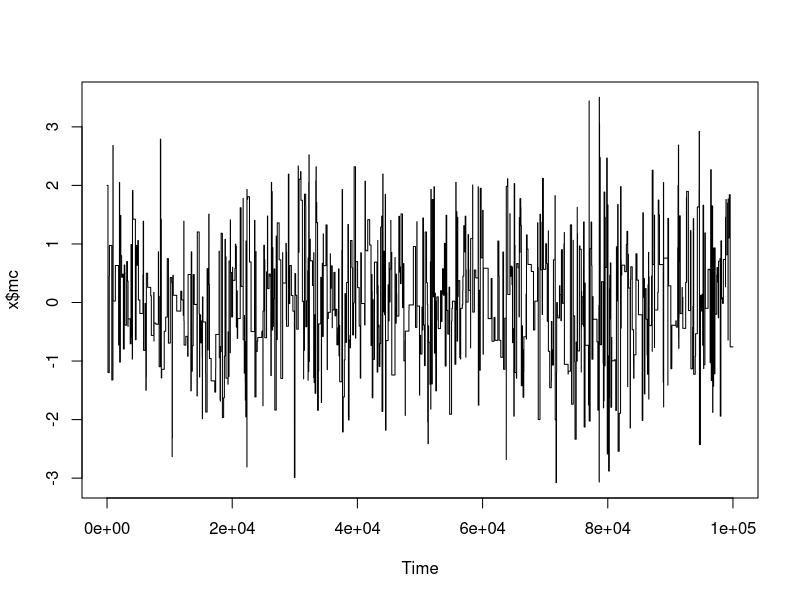
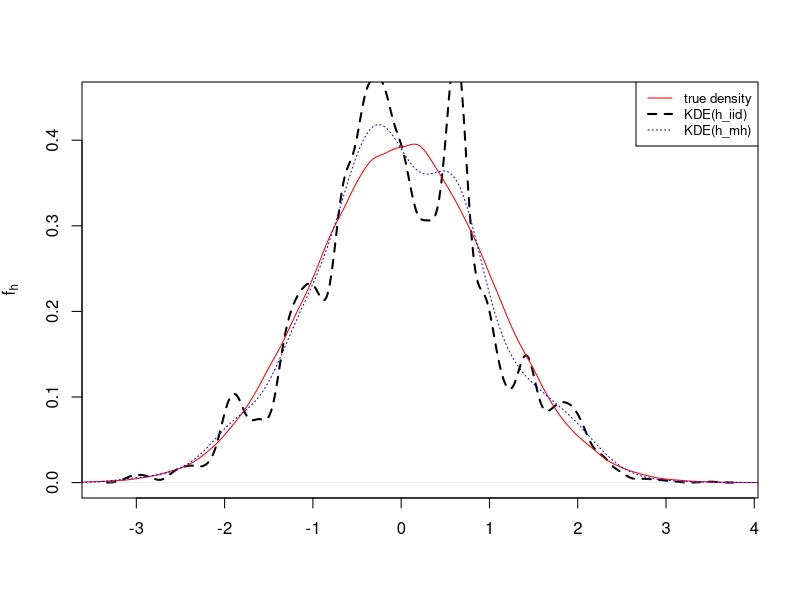

Write the R code that produced these figures, in order.
## Example for bump-killing
# target: N(0, 1)
# proposal: N(x, 100)

# h <- 0.5
## generate one sample
one_sample <- function(len = 1e5)
{
  x <- numeric(len) + 2
  prob <- numeric(len)
  for (i in 2:len)
  {
    #y <-rnorm(1, x[i-1] - h/2*eval(deriv(~log(dnorm(x)), "x[i-1]")), sqrt(h)) 
    y <- rnorm(1, 100, 100)
    if(runif(1) < dnorm(y)/dnorm(x[i-1]))
    {
      x[i] <- y
      prob[i]<-1
    }else{
      x[i] <- x[i-1]
    }
  }
  return(list(mc=x, acc.prob = mean(prob)))
}
x <- one_sample()
pdf("bk_trace.pdf", width = 7, height = 7)
ts.plot(x$mc)
dev.off()
pdf("bk_density_plots.pdf", height = 7, width =7)
plot(density(x$mc), ylab = expression(hat(f[h])), xlab = "",
     main = "", lty = 2, ylim = c(0, 0.45), lwd = 2)
lines(density(rnorm(1e5)), col = "red")
h_iid <- density(x$mc)$bw
A.hat <- function(x)
{
  n<-length(x)
  T <- numeric(n)
  for(i in 1:n)
  {
    j <- i
    while(x[i] == x[j] && j <= n)
    {
      T[i] <- T[i] + 1
      j <- j + 1
    }
  }
  
  return(sum(2*T - 1)/n)
}
A <- A.hat(x$mc)
h_mh <- A^(1/5)*h_iid
lines(density(x$mc, bw = h_mh), col = "blue", lty = 3)

Tis <- function(x)
{
  n<-length(x)
  T <- numeric(n)
  for(i in 1:n)
  {
    j <- i
    while(x[i] == x[j] && j <= n)
    {
      T[i] <- T[i] + 1
      j <- j + 1
    }
  }
  
  return(2*T-1)
}
A_bk <- Tis(x$mc)
h_bk <-  A_bk^(1/5)*h_iid
legend("topright", legend = c("true density", "KDE(h_iid)",
                              "KDE(h_mh)"),
       lty = c(1,2,3), col = c("red", "black", "blue"),
       cex = 0.8, lwd = c(1,2,1))
dev.off()
